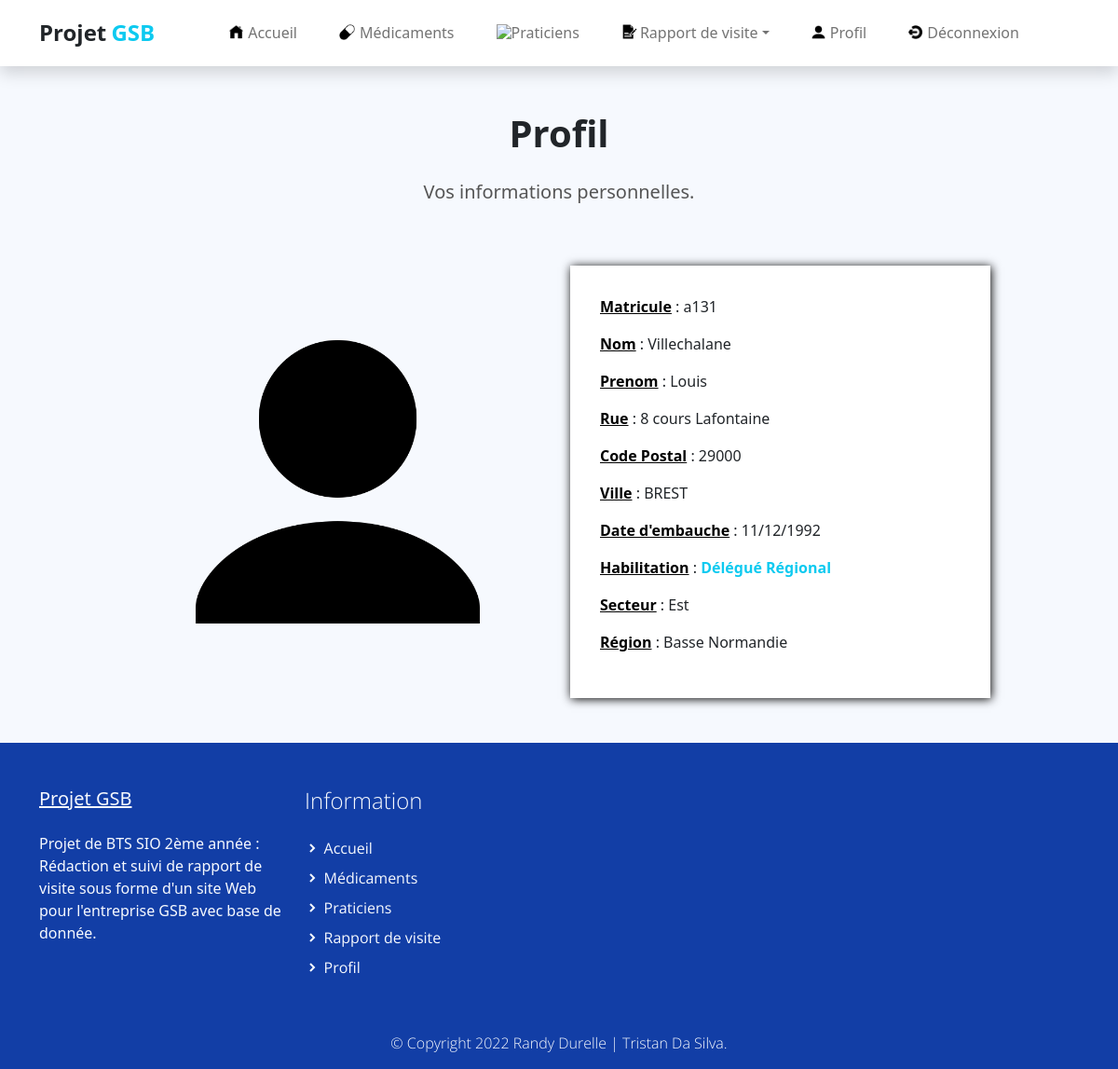
The app's page /index.php?uc=connexion&action=profil (signed in) with its own data.
### tables this page shows
CREATE TABLE IF NOT EXISTS `collaborateur` (
  `COL_MATRICULE` varchar(10) NOT NULL,
  `COL_NOM` varchar(25) DEFAULT NULL,
  `COL_PRENOM` varchar(50) DEFAULT NULL,
  `COL_ADRESSE` varchar(50) DEFAULT NULL,
  `COL_CP` varchar(5) DEFAULT NULL,
  `COL_VILLE` varchar(30) DEFAULT NULL,
  `COL_DATEEMBAUCHE` datetime DEFAULT NULL,
  `HAB_ID` int(11) DEFAULT NULL,
  `LOG_ID` int(11) DEFAULT NULL,
  `SEC_CODE` varchar(1) DEFAULT NULL,
  `REG_CODE` varchar(2) DEFAULT NULL,
  PRIMARY KEY (`COL_MATRICULE`),
  UNIQUE KEY `collaborateur_login0_AK` (`LOG_ID`),
  KEY `collaborateur_habilitation0_FK` (`HAB_ID`),
  KEY `collaborateur_secteur0_FK` (`SEC_CODE`),
  KEY `collaborateur_region1_FK` (`REG_CODE`)
);

CREATE TABLE IF NOT EXISTS `habilitation` (
  `HAB_ID` int(11) NOT NULL,
  `HAB_LIB` varchar(30) NOT NULL,
  PRIMARY KEY (`HAB_ID`)
);

CREATE TABLE IF NOT EXISTS `secteur` (
  `SEC_CODE` varchar(1) NOT NULL,
  `SEC_LIBELLE` varchar(15) DEFAULT NULL,
  PRIMARY KEY (`SEC_CODE`)
);

CREATE TABLE IF NOT EXISTS `region` (
  `REG_CODE` varchar(2) NOT NULL,
  `REG_NOM` varchar(50) DEFAULT NULL,
  `SEC_CODE` varchar(1) NOT NULL,
  PRIMARY KEY (`REG_CODE`),
  KEY `region_secteur0_FK` (`SEC_CODE`)
);

### modele/connexion.modele.inc.php (called while the page is built, shortened)
<?php
function getAllInformationCompte($matricule){
    try
    {
        $monPdo = connexionPDO();
        $req = 'SELECT c.`COL_MATRICULE` as `matricule`,c.`COL_NOM` as `nom`,`COL_PRENOM` as `prenom`,c.`COL_ADRESSE` as `adresse`,c.`COL_CP` as `cp`,c.`COL_VILLE` as `ville`, concat(DAY(COL_DATEEMBAUCHE),\'/\',MONTH(`COL_DATEEMBAUCHE`),\'/\',YEAR(`COL_DATEEMBAUCHE`)) as `date_embauche`, h.HAB_LIB as `habilitation` ,s.SEC_LIBELLE as `secteur`, r.REG_NOM as `region` FROM collaborateur c LEFT JOIN secteur s ON s.`SEC_CODE`=c.`SEC_CODE` LEFT JOIN habilitation h ON h.HAB_ID=c.HAB_ID LEFT JOIN region r ON r.REG_CODE=c.REG_CODE WHERE c.COL_MATRICULE="'.$matricule.'"';
        $res = $monPdo->query($req);
        $result = $res->fetch();
        return $result;
    }
    catch (PDOException $e)
    {
           print "Erreur !: " . $e->getMessage();
            die();
    }
}
?>

### vues/v_profil.php (the view)
<section class="bg-light">
    <div class="container">
        <div class="structure-hero pt-lg-5 pt-4">
            <h1 class="titre text-center">Profil</h1>
            <p class="text text-center">
                Vos informations personnelles.
            </p>
        </div>
        <div class="row align-items-center justify-content-center">
            <div class="test col-12 col-sm-8 col-lg-6 col-xl-5 col-xxl-4 py-lg-5">
                <img class="img-fluid w-75" src="assets/img/profil.png">
            </div>
        <div class="test col-12 col-sm-8 col-lg-6 col-xl-5 col-xxl-4 py-lg-5 py-3">
            <div class="formulaire">
                <p><span class="carac">Matricule</span> : <?php echo $info[0] ?></p>
                <p><span class="carac">Nom</span> : <?php echo $info[1] ?></p>
                <p><span class="carac">Prenom</span> : <?php echo $info[2] ?></p>
                <p><span class="carac">Rue</span> : <?php echo $info[3] ?></p>
                <p><span class="carac">Code Postal</span> : <?php echo $info[4] ?></p>
                <p><span class="carac">Ville</span> : <?php echo $info[5] ?></p>
                <p><span class="carac">Date d'embauche</span> : <?php echo $info[6] ?></p>
                <p><span class="carac">Habilitation</span> : <span style="color:#0DCAF0;font-weight: 700;"> <?php echo $info[7] ?></span></p>
                <p><span class="carac">Secteur</span> : <?php echo $info[8] ?></p>
                <p><span class="carac">Région</span> : <?php echo $info[9]?></p>
            </div>
        </div>
    </div>
</section>

### index.php (shortened to what this page needs)
<?php
    require_once ('modele/connexion.modele.inc.php');
    if(!isset($_REQUEST['uc']) || empty($_REQUEST['uc']))
        $uc = 'accueil';
    else{
        $uc = $_REQUEST['uc'];
    }
?>
<?php
    if(empty($_SESSION['login'])){
        include("vues/v_headerDeco.php");
    }else{
        include("vues/v_header.php");
    }
    switch($uc)
    {
        case 'connexion' :
            include("controleur/c_connexion.php");
            break;
    }
?>
<?php include("vues/v_footer.php") ;?>
</body>
</html>

### vues/v_header.php (shortened to what this page needs)
<head>
    <link href="assets/css/bootstrap.min.css" rel="stylesheet">
    <link href="assets/css/boxicon.min.css" rel="stylesheet">
    <link rel="stylesheet" href="assets/css/gsb.css">
    <link rel="stylesheet" href="assets/css/custom.css">
</head>
<body>
    <nav id="main_nav" class="navbar navbar-expand-lg navbar-light bg-white shadow">
        <div class="menuCont container">
            <a class="navbar-brand h1 my-2" href="index.php?uc=accueil">
                <span class="text-dark h4 fw-bold">Projet</span> <span class="text-info h4 fw-bold">GSB</span>
            </a>
            <div class="align-self-center collapse navbar-collapse flex-fill  d-lg-flex justify-content-lg-between" id="navbar-toggler-success">
                <div class="flex-fill d-flex justify-content-end">
                    <ul class="nav navbar-nav d-flex justify-content-between mx-xl-5 text-center text-dark">
                        <li class="nav-item ">
                            <a class="nav-link btn-outline-info rounded-pill px-3" href="index.php?uc=accueil"><img id="imgAccueil" src="assets/img/accueil.png">Accueil</a>
                        </li>
                        <li class="nav-item ">
                            <a class="nav-link btn-outline-info rounded-pill px-3" href="index.php?uc=medicaments&action=formulairemedoc"><img id="imgMedoc" src="assets/img/pillule.png">Médicaments</a>
                        </li>
                        <li class="nav-item ">
                        <a class="nav-link btn-outline-info rounded-pill px-3" href="index.php?uc=praticiens&action=formulairepraticien"><img id="imgPrat" src="assets/img/praticien.png">Praticiens</a>
                        </li>
                        <li class="nav-item  dropdown">
                            <a class="nav-link dropdown-toggle btn-outline-info rounded-pill px-3" href="#" id="navbarDarkDropdownMenuLink" role="button" data-bs-toggle="dropdown" aria-expanded="false"><img id="imgRap" src="assets/img/rapport.png">Rapport de visite</a>
                        </li>
                        <li class="nav-item ">
                            <a class="nav-link btn-outline-info rounded-pill px-3" href="index.php?uc=connexion&action=profil"><img id="imgProfil" src="assets/img/profil.png">Profil</a>
                        </li>
                        <li class="nav-item">
                            <a class="nav-link btn-outline-info rounded-pill px-3" href="index.php?uc=connexion&action=deconnexion" onclick="return confirm('Voulez-vous vraiment vous déconnecter ?');"><img id="imgDeco" src="assets/img/deco.png">Déconnexion</a>
                        </li>
                    </ul>
                </div>
            </div>
        </div>
    </nav>

### controleur/c_connexion.php (shortened to what this page needs)
<?php
if (!isset($_REQUEST['action']) || empty($_REQUEST['action'])){
	$action="connexion";
}else{
	$action = $_REQUEST['action'];
}
switch($action)
{
	case 'profil':
		if (!isset($_SESSION['matricule'])){
			header('location: index.php?uc=connexion&action=connexion');
		}else{
			$info=getAllInformationCompte($_SESSION['matricule']);
			include("vues/v_profil.php");
		}
		break;
}
?>

### vues/v_footer.php (shortened to what this page needs)
<div id="foot">
    <footer class="pt-4 d-flex flex-column justify-content-between">
        <div class="container">
            <div class="row pt-4">
                <div class="col-lg-3 col-12 align-left">
                    <a class="navbar-brand" href="index.php?uc=accueil">
                        <span class="text-light h5"><u>Projet GSB</u></span>
                    </a>
                    <p class="text-light my-lg-4 my-2">
                        Projet de BTS SIO 2ème année : Rédaction et suivi de rapport de visite sous forme d'un site Web pour l'entreprise GSB avec base de donnée.
                    </p>
                </div>
                <div class="col-lg-3 col-md-4 my-sm-0 mt-4">
                    <h3 class="h4 pb-lg-3 text-light light-300">Information</h2>
                    <ul class="list-unstyled text-light light-300">
                        <li class="pb-2">
                            <i class='bx-fw bx bxs-chevron-right bx-xs'></i><a class="text-decoration-none text-light" href="index.php?uc=accueil">Accueil</a>
                        </li>
                        <?php if(isset($_SESSION['login'])){
                                echo
                                '<li class="pb-2">
                                    <i class=\'bx-fw bx bxs-chevron-right bx-xs\'></i><a class="text-decoration-none text-light py-1" href="index.php?uc=medicaments&action=formulairemedoc">Médicaments</a>
                                </li>
                                <li class="pb-2">
                                    <i class=\'bx-fw bx bxs-chevron-right bx-xs\'></i><a class="text-decoration-none text-light py-1" href="index.php?uc=praticiens&action=formulairepraticien">Praticiens</a>
                                </li>
                                <li class="pb-2">
                                    <i class=\'bx-fw bx bxs-chevron-right bx-xs\'></i></i><a class="text-decoration-none text-light py-1" href="index.php?uc=rapportdevisite&action=redigerrapport">Rapport de visite</a>
                                </li>
                                <li class="pb-2">
                                        <i class="bx-fw bx bxs-chevron-right bx-xs"></i></i><a class="text-decoration-none text-light py-1" href="index.php?uc=connexion&action=profil">Profil</a>
                                </li>';
                            }else{
                                echo
                                '<li class="pb-2">
                                    <i class="bx-fw bx bxs-chevron-right bx-xs"></i></i><a class="text-decoration-none text-light py-1" href="index.php?uc=connexion&action=connexion">Connexion</a>
                                </li>';
                            }
                        ?>
                    </ul>
                </div>
            </div>
        </div>
        <div class="w-100 footercustom pt-3">
            <div class="container">
                <div class="row pt-2 d-flex justify-content-center">
                    <div class="col-lg-6 col-sm-12">
                        <p class="text-center text-light light-300">
                            © Copyright 2022 Randy Durelle | Tristan Da Silva.
                        </p>
                    </div>
                </div>
            </div>
        </div>
    </footer>
</div>

### assets/css/gsb.css (style rules this page uses)
p, a { font-weight: 400; }
.light-300 { font-family: "Open Sans", sans-serif !important; font-weight: 300; }
.menuCont { display: flex; justify-content: space-between; align-items: center; }
#imgAccueil { max-width: 15px; margin-bottom: 5px; margin-right: 5px; }
#imgMedoc { max-width: 17px; margin-bottom: 5px; margin-right: 5px; }
#imgPrat { max-width: 20px; margin-bottom: 5px; }
#imgRap { max-width: 18px; margin-bottom: 5px; margin-right: 2px; }
#imgProfil { max-width: 15px; margin-bottom: 5px; margin-right: 5px; }
#imgDeco { max-width: 15px; margin-bottom: 4px; margin-right: 5px; }

### assets/css/custom.css (style rules this page uses)
body, html { height: 100%; margin: 0; padding: 0; }
body { background: #f6f9fe !important; width: 100%; position: relative; display: table; }
#foot { display: table-row; width: 100%; height: 350px; }
footer { min-height: 350px; background-color: #123ea6; }
.carac { text-decoration: underline; font-weight: 600; color: #000; }
.navbar-nav { max-width: 1000px; width: 100%; }
.test { display: flex; flex-direction: column; align-items: center; }
.titre { font-weight: 600; padding-bottom: 1rem; }
.text { font-size: 20; font-weight: 400; color: #555555; }
.formulaire { background-color: white; padding: 2em; box-shadow: 1px 1px 10px black; width: 100%; }
.bg-light { background-color: #f6f9fe; }
.structure-hero { display: flex; flex-direction: column; align-items: center; }

### records on screen
collaborateur: COL_MATRICULE "a131", COL_NOM "Villechalane", COL_PRENOM "Louis", COL_ADRESSE "8 cours Lafontaine", COL_CP "29000", COL_VILLE "BREST", HAB_ID.HAB_LIB "Délégué Régional", SEC_CODE.SEC_LIBELLE "Est", REG_CODE.REG_NOM "Basse Normandie"

### other values on screen
$info[6] "11/12/1992"
